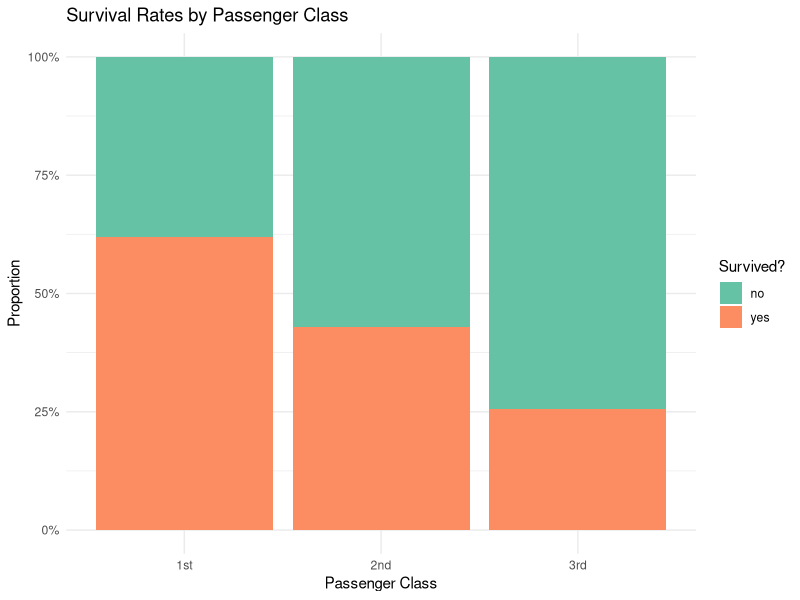
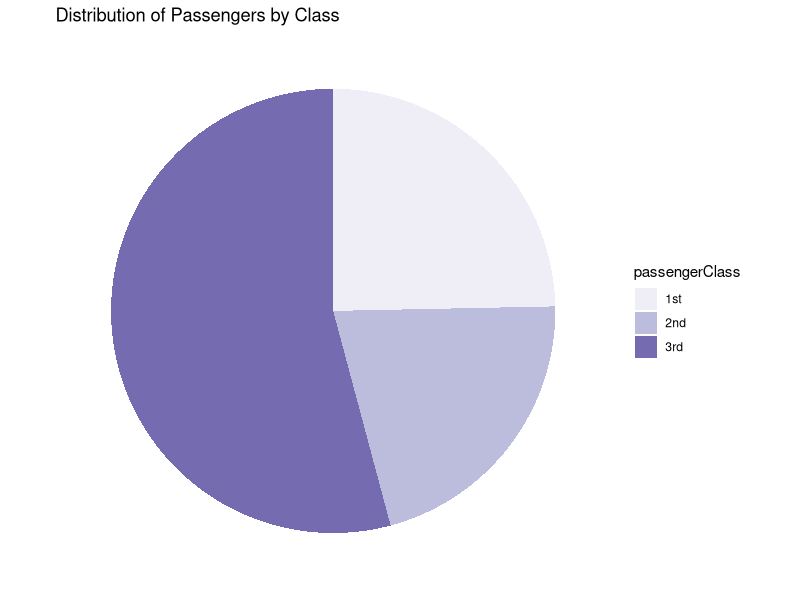

Write R code to recreate these figures, in order.
## ---- chunk 1

library(car)            # For accessing the TitanicSurvival dataset
library(tibble)         # For improved data structure and readability
library(dplyr)          # For efficient data manipulation
library(ggplot2)        # For creating visualizations
library(RColorBrewer)   # For applying ColorBrewer palettes
library(scales)         # For formatting axes as percentages

# Load and convert Data
data("TitanicSurvival")

# Convert to tibble and store in 'd'
d <- as_tibble(TitanicSurvival)

# Remove rows with missing data in passengerClass or survived
d <- d |> filter(!is.na(passengerClass) & !is.na(survived))

# Summarizes the data
df_q1_sum <- d |> 
  # Group data by passengerClass and survived
  group_by(passengerClass, survived) |> 
  # Count rows in each group and drop grouping structure
  summarise(total = n(), .groups = "drop")

# Display the result
df_q1_sum

# Creating a stacked bar chart 

ggplot(df_q1_sum, aes(x = passengerClass, y = total, fill = survived)) +
   # Convert to proportions
  geom_bar(stat = "identity", position = "fill") +  
  # Format the y‐axis as percent
  scale_y_continuous(labels = percent_format()) +                
   # Apply Set2  palette
  scale_fill_brewer(palette = "Set2", name = "Survived?") + 
  
  # Add labels and title
  labs(                                         
    x = "Passenger Class", 
    y = "Proportion", 
    title = "Survival Rates by Passenger Class"
  ) +
  theme_minimal()  

## ---- chunk 2
# Summarize the data 
df_q2_sum <- d |> 
  # Group data by passengerClass
  group_by(passengerClass) |> 
   # Count rows in each group and drop grouping structure
  summarise(total = n(), .groups = "drop")

# Display the result
df_q2_sum

# Creates a pie chart
ggplot(df_q2_sum, aes(x = "", y = total, fill = passengerClass)) +
  
  #Create the base for the pie chart by using a bar chart with a bar width of 1
  geom_bar(stat = "identity", width = 1) + 
   # Convert to pie chart
  coord_polar("y", start = 0) +    
  # Applies Purples color palette from ColorBrewer to fill the pie chart segments
  scale_fill_brewer(palette = "Purples") + 
 
  theme_minimal() +                                
  theme(
    axis.text = element_blank(),      # Remove axis text
    axis.ticks = element_blank(),     # Remove axis ticks
    panel.grid = element_blank(),     # Remove panel grid lines for a tidy background
    axis.title.x = element_blank(),   # Remove x-axis title
    axis.title.y.left = element_blank() # Remove y-axis title
  ) +
 # Reverse the order of the pie chart
scale_y_reverse() + 
# Add a descriptive title to the chart
ggtitle("Distribution of Passengers by Class")  
